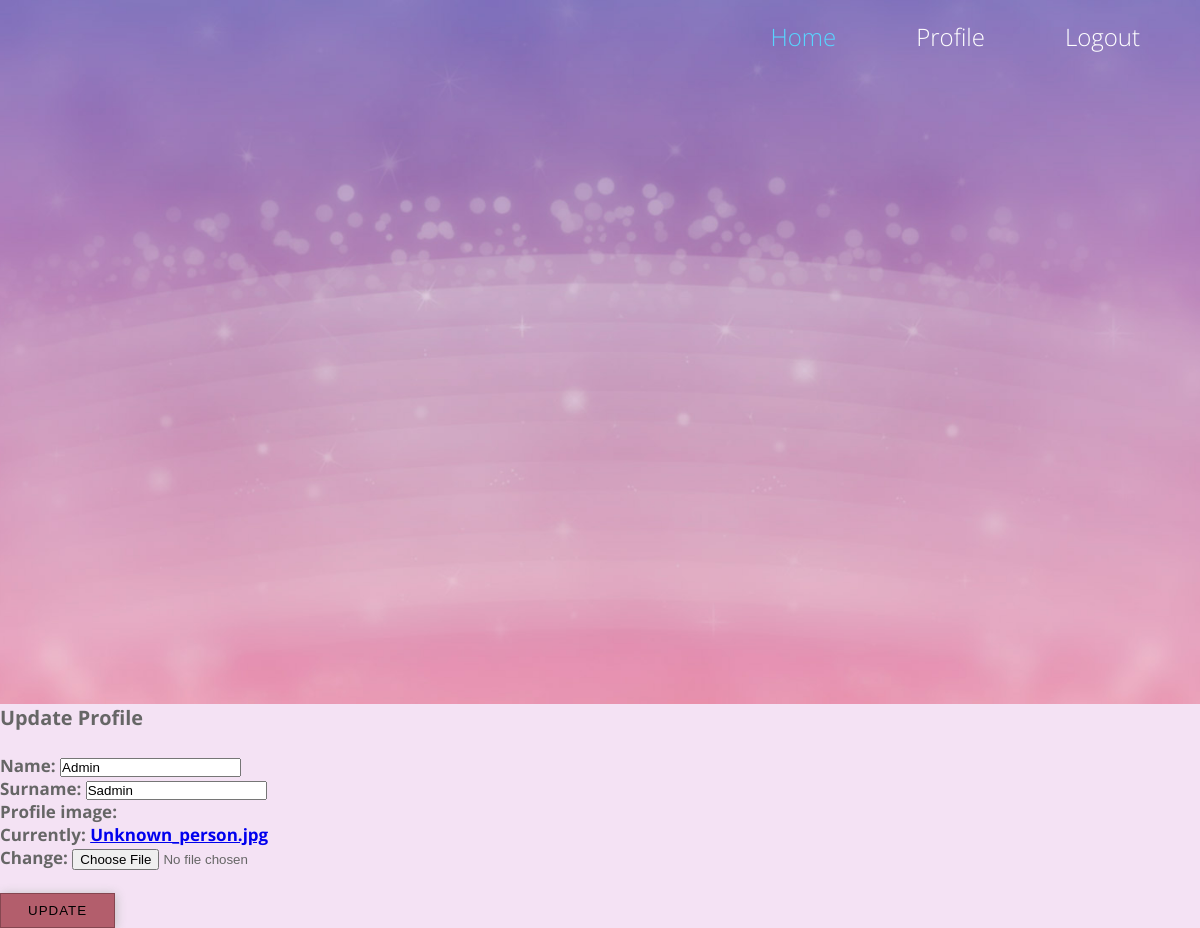
/users/user_profile_update/ (signed in), run on an earlier commit of the app's database.
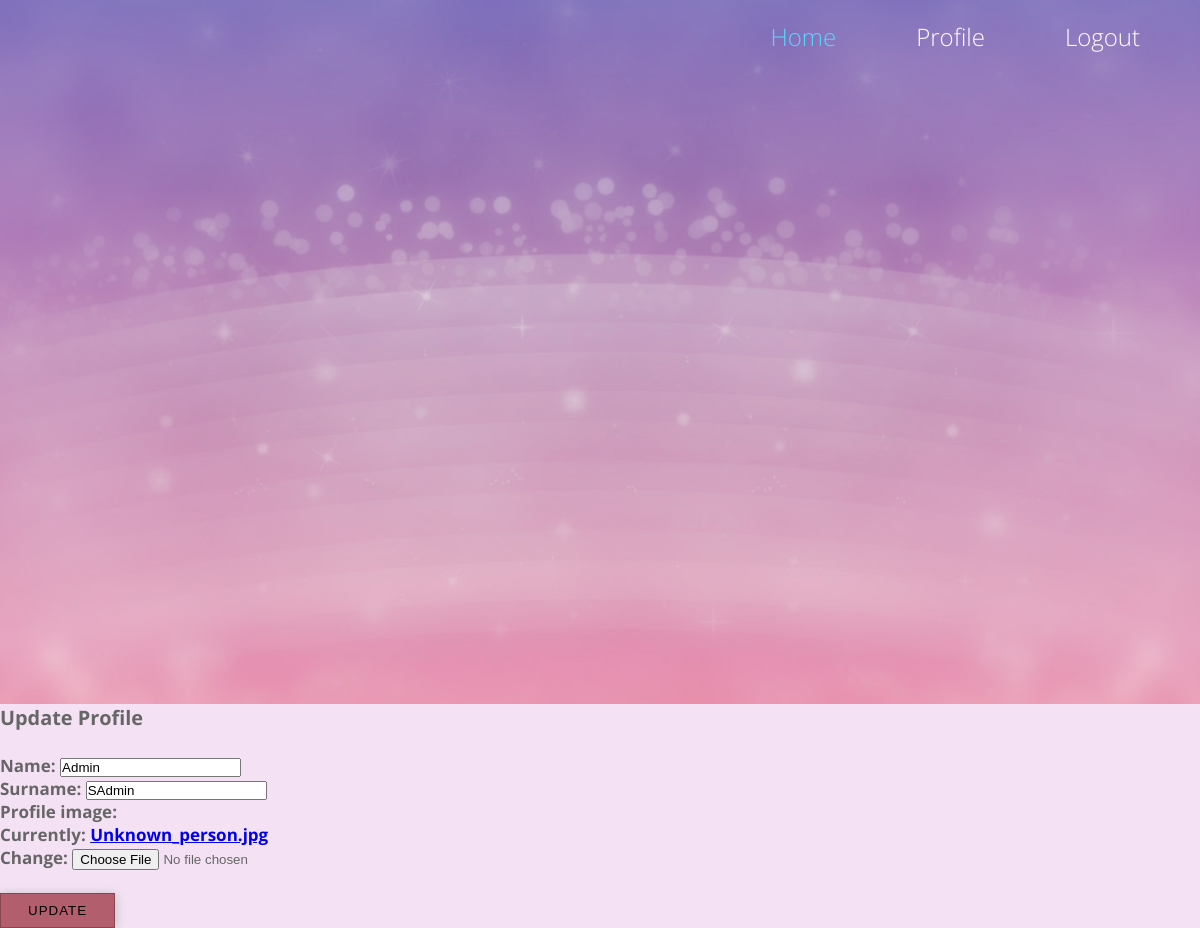
And on a later commit of the database.
### users/models.py (models this page shows, shortened)
class Profile(models.Model):
	user = models.OneToOneField(User, on_delete = models.CASCADE)
	first_name = models.CharField(max_length=10, default="name")
	second_name = models.CharField(max_length=20, default="username")
	user_image = models.ImageField(default='Unknown_person.jpg', upload_to="media")

### users/views.py (the view, shortened to what this page needs)
# urls.py: path('user_profile_update/', user_views.profile_update, name='profile_update'),
def profile_update(request):
    profile = Profile.objects.get(user=request.user)
    form = ProfileUpdate(instance=profile)
    return render(request, 'registration/user_profile_update.html', {'form': form})

### users/forms.py
class ProfileUpdate(forms.ModelForm):
	class Meta:
		model = Profile
		fields = '__all__'
		exclude = ['user']

### YouTube_django/YouTube_django/users/templates/registration/user_profile_update.html (shortened to what this page needs)
{% extends 'download_app/base.html' %}
	{% block content %}
		<form method="POST" enctype="multipart/form-data">
			<h3>Update Profile</h3><br>
			<strong>Name: {{form.first_name}}</strong>
			<br>
			<strong>Surname: {{form.second_name}}</strong>
			<br>
			<strong>Profile image: <br> {{form.user_image}}</strong>
			<br><br>
			<div class="item-row">
				<a href="{% url 'profile_update' %}"><button class="btn btn-success" type="submit" name="Update Profile">Update</button></a>
			</div>
		</form>
	{% endblock content %}

What changed in the data, as far as the page shows it:
changed Profile "Admin": second_name "Sadmin" → "SAdmin"
